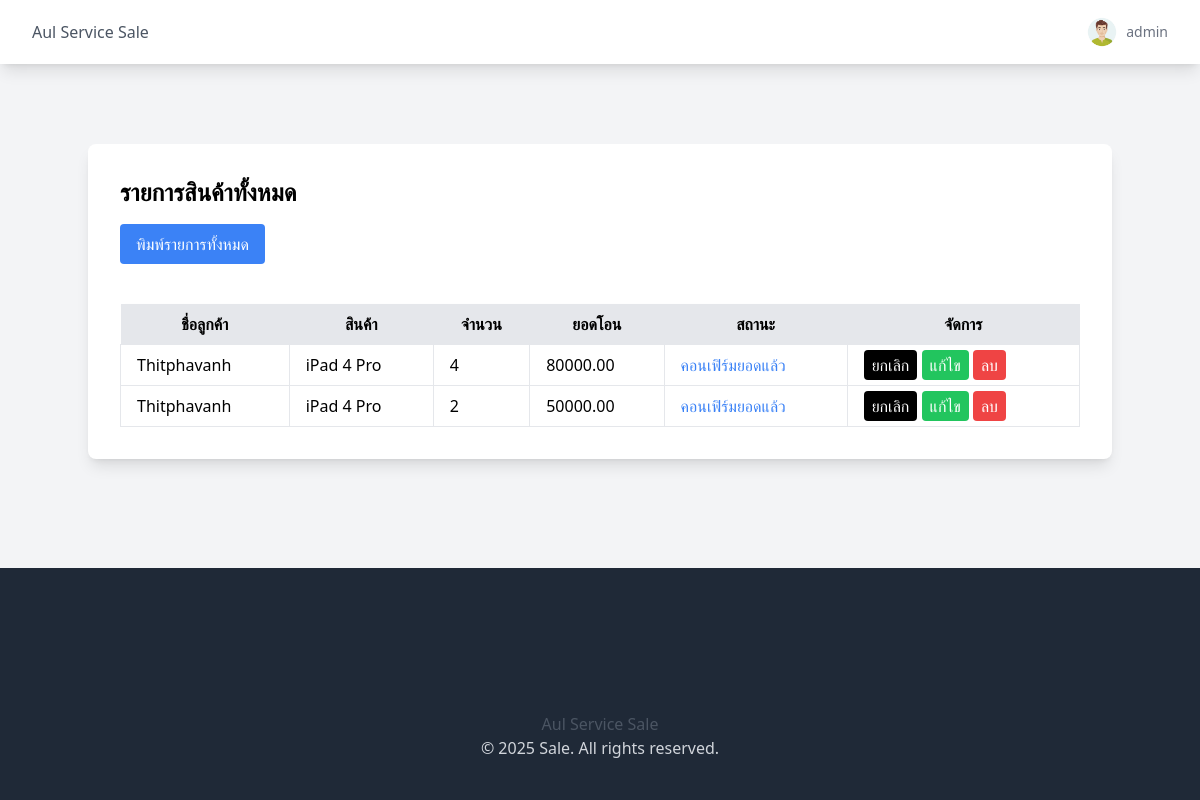
The page /table-product/ (signed in) on the database its author committed.
### sales/models.py (models this page shows, shortened)
class CustomUser(models.Model):
    user = models.OneToOneField(User, on_delete=models.CASCADE, null=True, blank=True)
    user_type = models.CharField(max_length=20, default="sales", null=True, blank=True)
    avatar = models.ImageField(upload_to="avatars/", null=True, blank=True)
    bio = models.CharField(max_length=255, null=True, blank=True)
    tel = models.CharField(max_length=20, null=True, blank=True)

class SaleRecord(models.Model):
    user = models.ForeignKey(User, on_delete=models.CASCADE, blank=True, null=True)
    STATUS_CHOICES = [
        ("pending", "รอคอนเฟิร์ม"),
        ("confirmed", "คอนเฟิร์มยอดแล้ว"),
    ]
    customer = models.ForeignKey(
        Customer, on_delete=models.CASCADE, blank=True, null=True
    )
    product = models.ForeignKey(
        Product, on_delete=models.CASCADE, blank=True, null=True
    )
    quantity = models.IntegerField()
    transfer_amount = models.DecimalField(max_digits=10, decimal_places=2)
    po_document = models.FileField(upload_to="po_documents/", blank=True, null=True)
    payment_slip = models.FileField(upload_to="payment_slips/", blank=True, null=True)
    remarks = models.TextField(blank=True, null=True)
    status = models.CharField(max_length=10, choices=STATUS_CHOICES, default="pending")
    created_by = models.ForeignKey(
        User,
        on_delete=models.CASCADE,
        related_name="sale_records",
        blank=True,
        null=True,
    )

class Customer(models.Model):
    first_name = models.CharField(max_length=255, blank=True, null=True)
    last_name = models.CharField(max_length=255, blank=True, null=True)
    def __str__(self):
        return self.first_name

class Product(models.Model):
    name = models.CharField(max_length=255, unique=True, blank=True, null=True)
    def __str__(self):
        return self.name

### sales/views.py (the view)
# urls.py: path('table-product/', views.table_product, name='table-product-page'),
@login_required
def table_product(request):
    try:
        custom_user = CustomUser.objects.get(user=request.user)
        user = request.user  # No need to query the User model again
    except ObjectDoesNotExist:
        return HttpResponse(
            "Unauthorized: CustomUser profile does not exist.", status=401
        )
    if custom_user.user_type == "sales":
        records = SaleRecord.objects.filter(user=custom_user.user)
    elif custom_user.user_type == "account":
        records = SaleRecord.objects.all()
    elif (
        custom_user.user_type == "admin"
        or user.is_staff
        or user.is_superuser
        or user.active
    ):
        records = SaleRecord.objects.all()
    else:
        return HttpResponse("Unauthorized: Invalid user type.", status=401)
    context = {
        "records": records,
        "user": user,
        "user_type": custom_user.user_type,  # Optional: Pass user type to the template
    }
    return render(request, "sales/table-product.html", context)

### sales/templates/sales/table-product.html (shortened to what this page needs)
{% extends 'base.html' %}
{% block content %}
<div class="max-w-5xl mx-auto bg-white p-8 rounded-lg shadow-lg mt-20">
    <h2 class="text-2xl font-bold mb-4">รายการสินค้าทั้งหมด</h2>
    <button onclick="window.print()" class="bg-blue-500 text-white px-4 py-2 rounded mb-4">พิมพ์รายการทั้งหมด</button>
    <div class="overflow-x-auto">
        {% if user.customuser.user_type == 'admin' %}
        <table class="min-w-full bg-white shadow-md rounded mt-6">
            <thead>
                <tr class="bg-gray-200">
                    <th class="px-4 py-2 text-xs sm:text-sm md:text-base">ชื่อลูกค้า</th>
                    <th class="px-4 py-2 text-xs sm:text-sm md:text-base">สินค้า</th>
                    <th class="px-4 py-2 text-xs sm:text-sm md:text-base">จำนวน</th>
                    <th class="px-4 py-2 text-xs sm:text-sm md:text-base">ยอดโอน</th>
                    <th class="px-4 py-2 text-xs sm:text-sm md:text-base">สถานะ</th>
                    <th class="px-4 py-2 text-xs sm:text-sm md:text-base">จัดการ</th>
                </tr>
            </thead>
            <tbody>
                {% for record in records %}
                <tr>
                    <td class="border px-4 py-2 text-xs sm:text-sm md:text-base">{{ record.customer }}</td>
                    <td class="border px-4 py-2 text-xs sm:text-sm md:text-base">{{ record.product }}</td>
                    <td class="border px-4 py-2 text-xs sm:text-sm md:text-base">{{ record.quantity }}</td>
                    <td class="border px-4 py-2 text-xs sm:text-sm md:text-base">{{ record.transfer_amount }}</td>
                    <td class="border px-4 py-2 text-xs sm:text-sm md:text-base">
                        {% if record.status == 'pending' %}
                            <span class="text-black">รอคอนเฟิร์ม</span>
                        {% else %}
                            <span class="text-blue-500">คอนเฟิร์มยอดแล้ว</span>
                        {% endif %}
                    </td>
                    <td class="border px-4 py-2 text-xs sm:text-sm md:text-base">
                        {% if record.status == 'confirmed' %}
                            <a href="{% url 'cancel-sale-page' record.id %}" class="bg-black text-white px-2 py-1 rounded">ยกเลิก</a>
                        {% endif %}
                            <a href="{% url 'edit-sale-record-page' record.id  %}" class="bg-green-500 text-white px-2 py-1 rounded">แก้ไข</a>
                            <a href="{% url 'delete-sale-page' record.id %}" class="bg-red-500 text-white px-2 py-1 rounded">ลบ</a>
                    </td>
                </tr>
                {% endfor %}
            </tbody>
        </table>
        {% endif %}
    </div>
</div>
{% endblock %}

### templates/components/navbar.html (shortened to what this page needs)
{% load static %}
<nav class="bg-white shadow-lg">
    <div class="max-w-7xl mx-auto px-4 sm:px-6 lg:px-8">
        <div class="flex justify-between h-16 items-center">
            <div class="flex items-center">
                <a href="{% url 'home-page' %}" class="text-gray-600 hover:text-blue-600">Aul Service Sale</a>
            </div>
            <div class="relative hidden md:block">
                {% if user.is_authenticated %}
                    <button id="profile-btn" class="flex items-center space-x-2 focus:outline-none">
                        {% if user.customuser.avatar %}
                            <img src="{{ user.customuser.avatar.url }}" class="w-8 h-8 rounded-full cursor-pointer" id="profile-avatar">
                        {% else %}
                            <img src="{% static 'images/default-avatar.jpg' %}" class="w-8 h-8 rounded-full cursor-pointer" id="profile-avatar">
                        {% endif %}
                        <div class="text-gray-800">
                            <span class="text-sm text-gray-500 block" id="user-type">{{ user.customuser.user_type }}</span>
                        </div>
                    </button>
                {% else %}
                    <div class="flex space-x-4">
                        <span><a href="{% url 'login-page' %}" class="block px-4 py-2 text-gray-600 hover:text-blue-600">Login</a></span>
                    </div>
                {% endif %}
            </div>
        </div>
    </div>
</nav>

### rows shown on the page
SaleRecord: customer "Thitphavanh", product "iPad 4 Pro", quantity "4", transfer_amount "80000.00", status "คอนเฟิร์มยอดแล้ว"
SaleRecord: customer "Thitphavanh", product "iPad 4 Pro", quantity "2", transfer_amount "50000.00", status "คอนเฟิร์มยอดแล้ว"

### other values the page prints
{{ user.customuser.user_type }} "admin"
